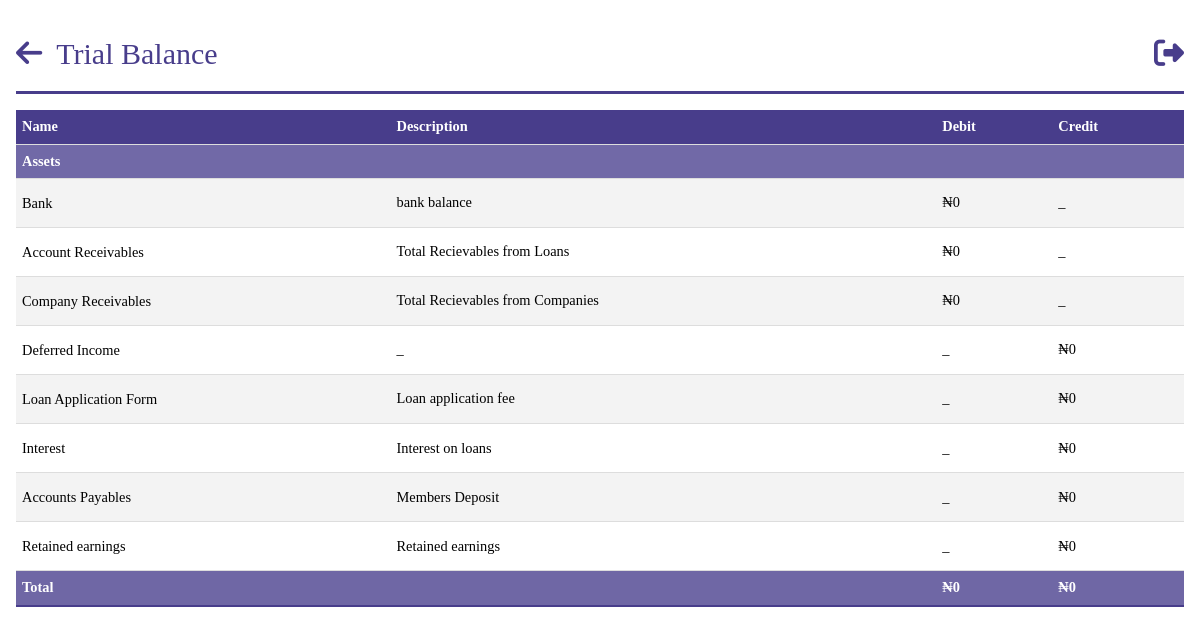
The app's page /trial_balance (signed in) with its own data.
### models.py (models this page shows, shortened)
class Income(db.Model):
    __tablename__ = "incomes"
    id = db.Column(db.Integer, primary_key=True)
    name = db.Column(db.String)
    description = db.Column(db.String, nullable=True)
    balance_bfd = db.Column(db.Float, default=0.0)
    balance = db.Column(db.Float, default=0.0)
    payments = db.relationship("IncomePayment", backref="income")

### app.py (the view)
@app.route("/trial_balance")
@login_required
@role_required(["Admin", "Secretary", "Sub-Admin"])
def trial_balance():
    cash_and_bank = query.get_cash_and_banks()
    accounts_receivable = query.get_accounts_receivable()
    company_receivable = query.get_company_receivables()
    total_investments = query.get_total_investment()
    total_liabilities = query.get_total_liabilities()
    net_income = query.get_net_income()
    accounts_payable = query.get_accounts_payable()
    accounts_payable = query.get_accounts_payable()
    fixed_assets = Asset.query.all()
    liabilities = Liability.query.all()
    incomes = Income.query.all()
    expenses = Expense.query.all()
    investments = Investment.query.all()
    total_fixed_assets = sum(a.balance for a in fixed_assets)
    total_assets = cash_and_bank + accounts_receivable+ company_receivable+ total_investments+ total_fixed_assets
    total_dr = total_assets
    total_cr = net_income+ accounts_payable+ total_liabilities
    context = {
        "assets": fixed_assets,
        "incomes": incomes,
        "expenses": expenses,
        "liabilities": liabilities,
        "investments": investments,
        "cash_and_bank": cash_and_bank,
        "accounts_receivable": accounts_receivable,
        "company_receivable": company_receivable,
        "net_income": net_income,
        "accounts_payable": accounts_payable,
        "accounts_payable": accounts_payable,
        "total_dr": total_dr,
        "total_cr": total_cr,
    }
    return render_template("query/trial-balance.html", **context)

### app.py (called while the page is built)
@login_manager.user_loader
def load_user(person_id):
    return Person.query.get(person_id)

def role_required(roles_required):
    def decorator(view_func):
        @wraps(view_func)
        def wrapper(*args, **kwargs):
            if not current_user.is_authenticated:
                flash("You must be logged in to access this page.", "error")
                return redirect(url_for("login"))
            user_role = current_user.role
            if user_role.name not in roles_required:
                flash("You don't have the required role to access this page.", "error")
                return redirect(
                    url_for("dashboard")
                )  # Change this to your desired redirect
            return view_func(*args, **kwargs)
        return wrapper
    return decorator

@app.before_request
def before_request():
    g.user = current_user

@app.template_filter("currency")
@login_required
def currency(value):
    modified_value = format_currency(value)  # Modify the value as needed
    return modified_value

### filters.py (called while the page is built)
def format_currency(
    value, currency_symbol="₦", decimal_separator=".", thousands_separator=","
):
    if value:
        if value < 0:
            formatted_value = f"-{currency_symbol}{abs(value):,.2f}"
        else:
            formatted_value = f"{currency_symbol}{value:,.2f}"
        formatted_value = formatted_value.replace(".", decimal_separator).replace(
            ",", thousands_separator
        )
    else:
        formatted_value = f"{currency_symbol}0"
    return formatted_value

### queries.py (called while the page is built)
    def get_net_income(self):
        income = Income.query.all()
        expense = Expense.query.all()
        net_income = sum([i.balance for i in income if i.balance]) - sum([e.balance for e in expense if e.balance])
        return net_income

    def get_cash_and_banks(self):
        bank = Bank.query.all()
        total = sum([b.new_balance for b in bank if b.new_balance])
        return total

    def get_accounts_receivable(self):
        persons = Person.query.all()
        total = sum([p.loan_balance for p in persons if p.loan_balance])
        return total

    def get_accounts_payable(self):
        persons = Person.query.all()
        total = sum([p.total_balance for p in persons if p.total_balance])
        return total

    def get_total_investment(self):
        investment = Investment.query.all()
        total = sum([i.balance for i in investment if i.balance])
        return total

### templates/query/trial-balance.html (shortened to what this page needs)
{%extends 'base.html' %}
{% block header%}
Trial Balance
{% endblock  %}
{% block anchor%}
<a href="{{ url_for('queries') }}" id='arrow'><i class="fa-solid fa-arrow-left"></i></a>
{% endblock  %}
{%block content%}
<body id="person">
    <table class="tab-content">
        <tbody>
            <tr>
                <th>Name</th>
                <th>Description</th>
                <th>Debit</th>
                <th>Credit</th>
            </tr>
            <tr>
                <th colspan="5" class="total">Assets</th>
            </tr>
            <tr>
                <td><a href="{{ url_for('bank_report')}}">Bank</a></td>
                <td>bank balance</td>
                <td>{{ cash_and_bank | currency }}</td>
                <td> _ </td>
            <tr>
                <td><a href="{{url_for('get_loan')}}">Account Receivables</a></td>
                <td>Total Recievables from Loans</td>
                <td>{{ accounts_receivable | currency }}</td>
                <td>_</td>
            </tr>
            <tr>
                <td><a href="{{url_for('companies_report')}}">Company Receivables</a></td>
                <td>Total Recievables from Companies</td>
                <td> {{ company_receivable | currency }} </td>
                <td>_</td>
            </tr>
            <tr>
                <td><a href="">Deferred Income </a></td>
                <td>_</td>
                <td> _ </td>
                <td>{{ deferred_income | currency }}</td>
            </tr>
            {% for income in incomes %}
            <tr>
                <td><a href="{{url_for('ledger_report',ledger='income',ledger_id=income.id)}}">{{ income.name }}</a></td>
                <td>{{income.description}}</td>
                <td>_</td>
                <td>{{income.balance | currency}}</td>
            </tr>
            {% endfor %}
            <td><a href="{{url_for('get_payments')}}">Accounts Payables</a></td>
            <td>Members Deposit</td>
                <td> _ </td>
                <td>{{ accounts_payable | currency }}</td>
            </tr>
            <tr>
                <td><a href="">Retained earnings</a></td>
                <td>Retained earnings</td>
                <td> _ </td>
                <td>{{ deficit | currency }}</td>
            </tr>
            <tr>
                <th colspan="2" class="total">Total</th>
                <th colspan="1" class="total">{{total_dr | currency}}</th>
                <th colspan="1" class="total">{{total_cr | currency}}</th>
            </tr>
        </tbody>
    </table>
{%endblock%}

### static/css/style.css (style rules this page uses)
* { margin: 0; padding: 0; box-sizing: border-box; font-family:'Times New Roman', Times, serif; }
.index { background-color: #ffffff; margin: 0 auto; max-width: 80em; line-height: 1.5; padding: 1em 1em; }
.index a { color: #fff; line-height: 2.5; text-decoration: none; }
.index #nav a { font-size: 10px; }
.index #nav a { font-size: 30px; color: #483d8b; }
.index #nav #arrow i { color: #483d8b; margin-right: 10px; }
#person * { color: #000; max-width: 90em; margin: 0 auto; margin-bottom: 3px; }
#person .tab-content { width: 100%; border-collapse: collapse; font-size: 0.9em; min-width: 400px; }
#person .tab-content tr th { background-color: #483d8b; color: #fff; text-align: left; font-weight: bold; }
#person th, #person td { padding: 6px; text-align: left; border-bottom: 1px solid #ddd; }
#person .tab-content tbody tr:nth-of-type(odd) { background-color: #f3f3f3; }
#person .tab-content tbody tr:last-of-type { border-bottom: 2px solid #483d8b; }
#person .tab-content tr a { text-decoration: none; }
#person .tab-content .total { background: #524894d0; }

### records on screen
Income: name "Loan Application Form", description "Loan application fee", balance "₦0"
Income: name "Interest", description "Interest on loans", balance "₦0"

### other values on screen
{{ cash_and_bank | currency }} "₦0"
{{ accounts_receivable | currency }} "₦0"
{{ company_receivable | currency }} "₦0"
{{ deferred_income | currency }} "₦0"
{{ accounts_payable | currency }} "₦0"
{{ deficit | currency }} "₦0"
{{ total_dr | currency }} "₦0"
{{ total_cr | currency }} "₦0"
